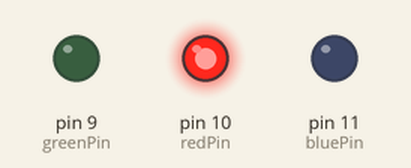
This sketch was run on a simulated Arduino Uno, built with avr-gcc and run on an emulated ATmega328P. On the bench: output pins drawn as LEDs (lit = HIGH).

Above: at 0.5 s.
At 1.5 s:
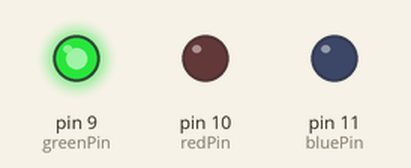
At 5.5 s:
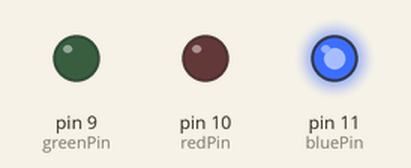
Timing chart, 0 to 6.9 s (numbered marks = the images above):
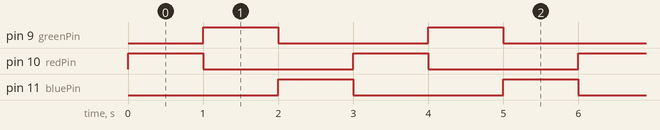

The sketch:

blink.ino
```cpp
/**
 * Blinks a three-color LED alternating between red, green, and blue
 */

int redPin = 10;
int greenPin = 9;
int bluePin = 11;

void setup() {
 pinMode(redPin, OUTPUT);
 pinMode(greenPin, OUTPUT);
 pinMode(bluePin, OUTPUT);
}

void loop() {
  digitalWrite(bluePin, LOW);
  digitalWrite(redPin, HIGH);
  delay(1000);
  digitalWrite(redPin, LOW);
  digitalWrite(greenPin, HIGH);
  delay(1000);
  digitalWrite(greenPin, LOW);
  digitalWrite(bluePin, HIGH);
  delay(1000);
}
```

Measured:
- by itself, pin 9 (greenPin), pin 10 (redPin), pin 11 (bluePin): alternates HIGH for 1.0 s and LOW for 2.0 s
- by itself, everything shown: repeats every 3.0 s, in 3 steps
